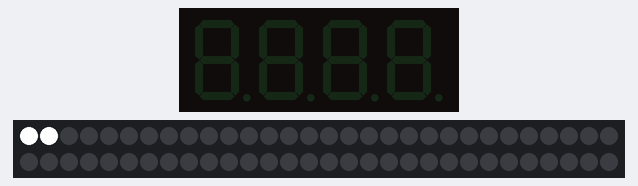
The sketch below on a simulated Arduino Uno, built with avr-gcc and run on an emulated ATmega328P. On the bench: 4-digit seven-segment display, 60 RGB LEDs in strip order, left to right, continuing on the next row.

Above: at 0.07 s.
At 0.95 s:
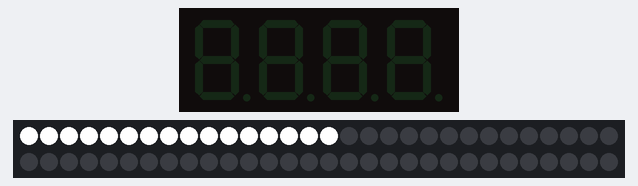
At 1.88 s:
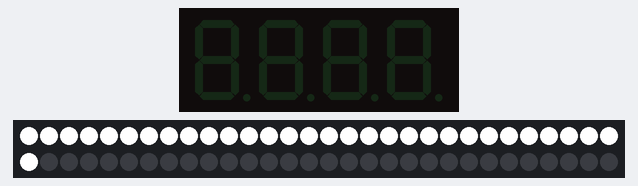
At 2.76 s:
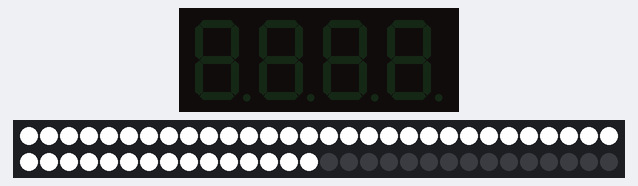
At 3.7 s:
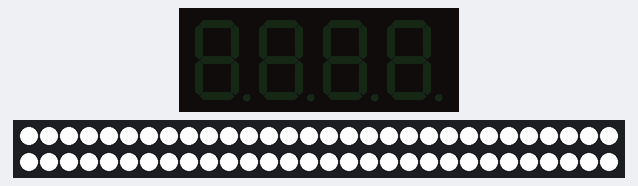
At 5.0 s:
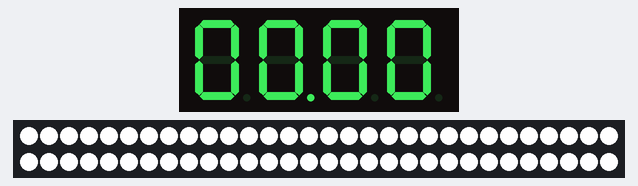

Measured:
- what the display in image 4 shows lasts 1.3 s, from 3.7 s to 5.0 s

The sketch:

clock.ino
```cpp
/*
  Basic code to display a desired number on an Adafruit 7 segment
  display.

  File: clock.ino
  Author: Andrew Schwartzmeyer
          Erik Illum

  I2C CLK, DAT
  UNO Analog #5, #4
  Leonardo Digital #3, #2
  Mega Digital #21, #20

  Interrupts 0, 1
  Uno Digital #2, #3
  Leonardo Digital #3, #2
  Mega Digital #2, #3, #21, #20, #19, #18
  attachInterrupt(interrupt, function, mode) i.e. not the pin number
  http://arduino.cc/en/Reference/AttachInterrupt

Board	int.0	int.1	int.2	int.3	int.4	int.5
Uno, Ethernet	2	3
Mega2560	2	3	21	20	19	18
Leonardo	3	2	0	1	7
Due	(see below)

 */

/* Defines */
#define DEBUG

/* Includes */
#include <Wire.h>

#include "Adafruit_LEDBackpack.h"
#include "Adafruit_GFX.h"
#include "Adafruit_NeoPixel.h"

/* Constants */
#ifdef PHOTOCELL
const int LIGHT_THRESHOLD = 400;
#endif PHOTOCELL
const int SAMPLE_SIZE = 60;
const int INTERRUPT = 4;
const int DISPLAY_ADDRESS = 0x70;  /* I2C */
const int PRINT_DELAY = 2000;

/* Pins */
const int LEDSTRIP_PIN = 6;  /* digital */
#ifdef PHOTOCELL
const int PHOTOCELL_PIN = A3;  /* analog */
#endif

/* LED strip */
Adafruit_NeoPixel strip = Adafruit_NeoPixel(60, LEDSTRIP_PIN, NEO_GRB + NEO_KHZ800);

/* 7-seg display */
Adafruit_7segment matrix = Adafruit_7segment();

/* Globals */
#ifdef PHOTOCELL
int photocell_reading = 0;
#endif
unsigned long print_time = 0;

volatile unsigned long prior_time = 0;

volatile unsigned long sample = 0;
volatile unsigned long sample_times[SAMPLE_SIZE];
volatile int sample_index = 0;

volatile unsigned long cumulative_average = 0;
volatile unsigned long cumulative_index = 0;

/* Prototypes */

void display_setup();
void display_double(double num);
void swing_ISR();
unsigned long get_sample_total();
unsigned long get_rolling_average();

/* Main code */

void display_double(double num) {
  int expanded = int(100 * num);  /* Get first four digits into an int */
  matrix.writeDigitNum(0, (expanded / 1000) % 10, false);
  matrix.writeDigitNum(1, (expanded / 100) % 10, true);  /* Draw dot */
  matrix.drawColon(false);
  matrix.writeDigitNum(3, (expanded / 10) % 10, false);
  matrix.writeDigitNum(4, expanded % 10, false);
  matrix.writeDisplay();
}

void swing_ISR() {
  sample = millis() - prior_time;
#ifdef DEBUG
  Serial.println(sample);
#endif
  if (sample < 500) return;
  prior_time = millis();  /* millis doesn't change in an ISR */
  /* millis will, however, overflow and reset to 0 in 49.7103 days */

  sample_times[sample_index] = sample;
  sample_index = (sample_index + 1) % SAMPLE_SIZE;

  cumulative_average = (((cumulative_index * cumulative_average) + sample) /
			cumulative_index + 1);
  cumulative_index += 1;
  return;
}

unsigned long get_sample_total() {
  unsigned long total = 0;
  for (int i = 0; i < SAMPLE_SIZE; i++) total += sample_times[i];
  return total;
}

unsigned long get_rolling_average() {
  return (get_sample_total() / ((cumulative_index < SAMPLE_SIZE)
			       ? cumulative_index : SAMPLE_SIZE));
}

void colorWipe(uint32_t c, uint8_t wait) {
  for(uint16_t i = 0; i < strip.numPixels(); i++) {
      strip.setPixelColor(i, c);
      strip.show();
      delay(wait);
  }
}

void setup() {
#ifdef DEBUG
  Serial.begin(9600);
#endif
  matrix.begin(DISPLAY_ADDRESS);
  strip.begin();
  strip.show();
#ifndef PHOTOCELL
  colorWipe(strip.Color(255, 255, 255), 60);
#endif

  attachInterrupt(INTERRUPT, swing_ISR, FALLING);

  for (int i = 0; i < SAMPLE_SIZE; i++) sample_times[i] = 0;

  delay(1200);
  print_time = millis();
}

void loop() {
#ifdef PHOTOCELL
  photocell_reading = analogRead(PHOTOCELL_PIN);
#ifdef DEBUG
  Serial.print("Analog reading = ");
  Serial.println(photocell_reading);
#endif

  if (photocell_reading < LIGHT_THRESHOLD) {
    colorWipe(strip.Color(255, 255, 255), 60);
  } else {
    colorWipe(strip.Color(0, 0, 0), 60);
  }
#endif

  if (millis() > print_time) {
    double bpm = 60000 / (double)get_rolling_average();
    print_time = millis() + PRINT_DELAY;
    display_double(bpm);
  }
}
```
